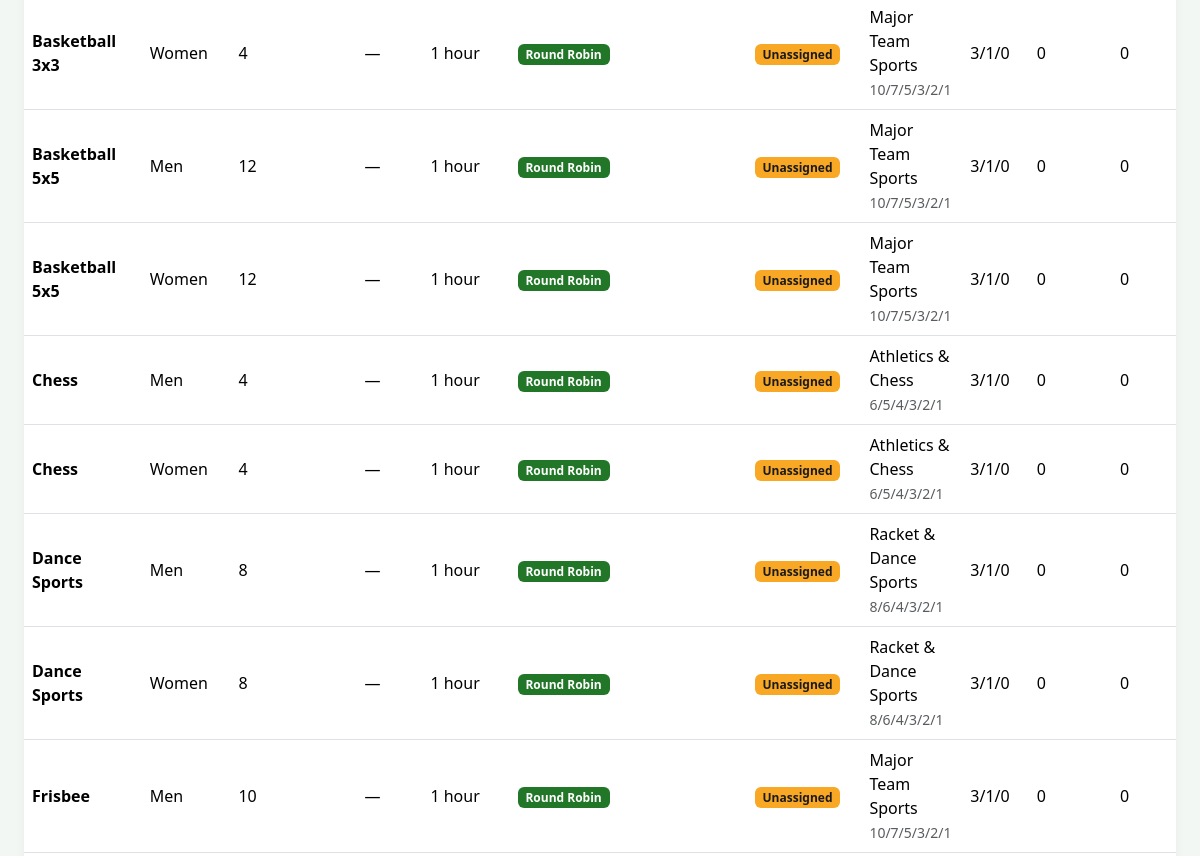
The app's page /intramurals/sports/index.php (signed in, middle part), older data.
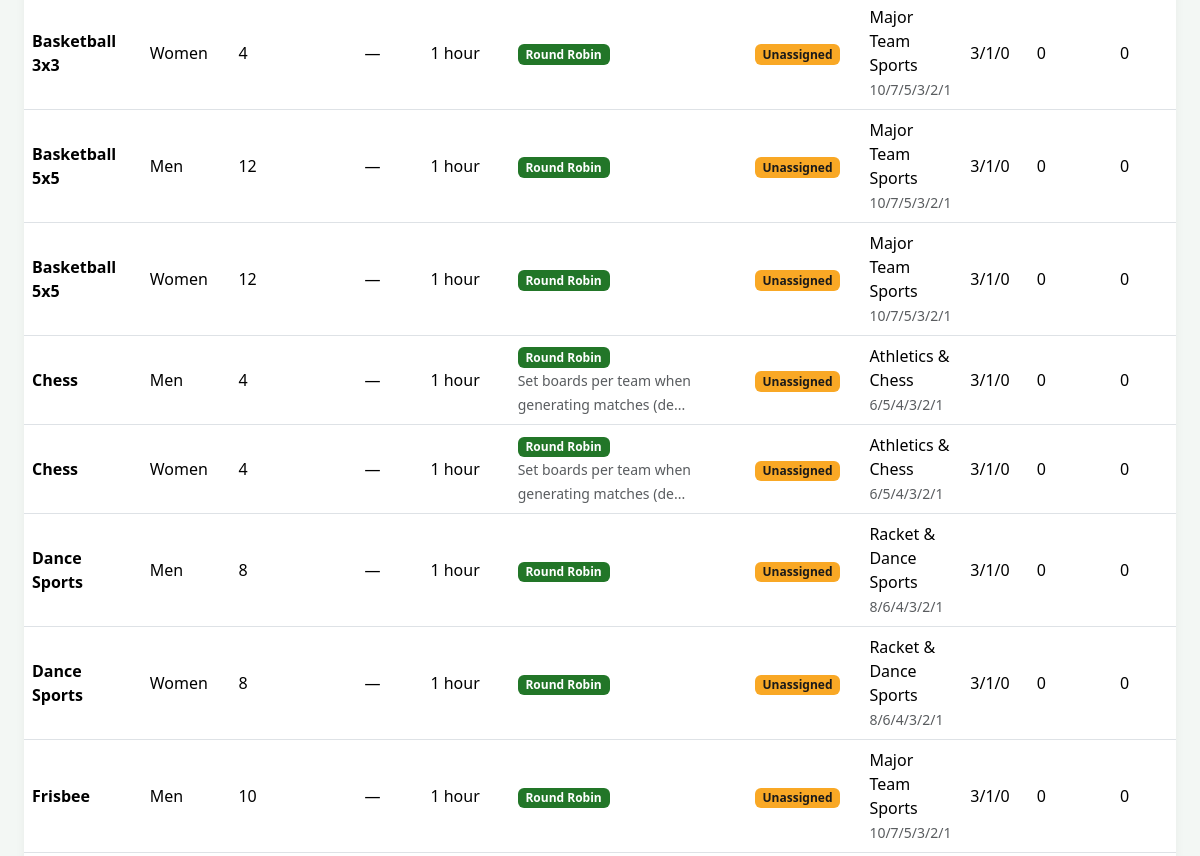
The same page, newer data.
### tables this page shows
CREATE TABLE IF NOT EXISTS intramural_sports (
    id INT AUTO_INCREMENT PRIMARY KEY,
    name VARCHAR(100) NOT NULL,
    description TEXT,
    category ENUM('men', 'women', 'mixed') NOT NULL DEFAULT 'men',
    players_per_event INT DEFAULT NULL,
    scoring_method ENUM('points', 'sets', 'games', 'time') NOT NULL DEFAULT 'points',
    rules TEXT,
    guidelines TEXT,
    schedule_notes TEXT,
    venue VARCHAR(150) DEFAULT NULL,
    game_duration_minutes INT NOT NULL DEFAULT 60,
    tournament_format ENUM('round_robin', 'single_elimination', 'single_elimination_consolation', 'double_elimination', 'group_knockout', 'rank_first_to_last', 'team_play_sds', 'custom') NOT NULL DEFAULT 'round_robin',
    format_notes TEXT,
    win_points INT NOT NULL DEFAULT 3,
    draw_points INT NOT NULL DEFAULT 1,
    loss_points INT NOT NULL DEFAULT 0,
    point_scheme_id INT DEFAULT NULL,
    created_at TIMESTAMP DEFAULT CURRENT_TIMESTAMP,
    updated_at TIMESTAMP DEFAULT CURRENT_TIMESTAMP ON UPDATE CURRENT_TIMESTAMP,
    UNIQUE KEY uq_sport_name_category (name, category),
    FOREIGN KEY (point_scheme_id) REFERENCES intramural_point_schemes(id) ON DELETE SET NULL
);

CREATE TABLE IF NOT EXISTS intramural_point_schemes (
    id INT AUTO_INCREMENT PRIMARY KEY,
    name VARCHAR(100) NOT NULL UNIQUE,
    description TEXT,
    points_1 INT NOT NULL DEFAULT 10,
    points_2 INT NOT NULL DEFAULT 7,
    points_3 INT NOT NULL DEFAULT 5,
    points_4 INT NOT NULL DEFAULT 3,
    points_5 INT NOT NULL DEFAULT 2,
    points_6 INT NOT NULL DEFAULT 1,
    is_active TINYINT(1) NOT NULL DEFAULT 1,
    created_at TIMESTAMP DEFAULT CURRENT_TIMESTAMP,
    updated_at TIMESTAMP DEFAULT CURRENT_TIMESTAMP ON UPDATE CURRENT_TIMESTAMP
);

### includes/functions.php (called while the page is built, shortened)
<?php
function sanitize(string $input): string
{
    return htmlspecialchars(trim($input), ENT_QUOTES, 'UTF-8');
}
function getSetting(string $key, $default = null)
{
    $db = getDB();
    $stmt = $db->prepare('SELECT setting_value, setting_type FROM system_settings WHERE setting_key = ?');
    $stmt->execute([$key]);
    $row = $stmt->fetch();
    return match ($row['setting_type']) {
        'integer' => (int) $row['setting_value'],
        'boolean' => (bool) $row['setting_value'],
        'json'    => json_decode($row['setting_value'], true),
        default   => $row['setting_value'],
    };
}

### includes/theme.php (called while the page is built, shortened)
<?php
function getActiveTheme(): array
{
    $presets = getThemePresets();
    $presetKey = getSetting('theme_preset', 'jhcsc_official');
    $theme = $presets[$presetKey] ?? $presets['jhcsc_official'];
    $theme['preset'] = $presetKey;
    return $theme;
}

### includes/auth.php (called while the page is built, shortened)
<?php
require_once __DIR__ . '/../config/config.php';
require_once __DIR__ . '/functions.php';
require_once __DIR__ . '/intramurals.php';
function isLoggedIn(): bool
{
    return isset($_SESSION['user_id']) && !empty($_SESSION['user_id']);
}

### includes/intramurals.php (called while the page is built, shortened)
<?php
function tournamentFormatLabels(): array
{
    return [
        'round_robin' => 'Round Robin',
        'single_elimination' => 'Single Elimination',
        'single_elimination_consolation' => 'Single Elimination with Consolation',
        'double_elimination' => 'Double Elimination',
        'group_knockout' => 'Group Stage → Knockout',
        'rank_first_to_last' => 'Rank from First to Last',
        'team_play_sds' => 'Team Play SDS (Single Elimination)',
        'custom' => 'Custom / Agreed Format',
    ];
}
function tournamentFormatLabel(?string $format): string
{
    $labels = tournamentFormatLabels();
    $key = $format ?: 'round_robin';
    return $labels[$key] ?? ucfirst(str_replace('_', ' ', $key));
}
function normalizeGameDurationMinutes($value, ?array $sport = null): int
{
    $minutes = (int) $value;
    return max(MIN_GAME_DURATION_MINUTES, min(MAX_GAME_DURATION_MINUTES, $minutes));
}
function getSportGameDurationMinutes(array $sport): int
{
    return normalizeGameDurationMinutes($sport['game_duration_minutes'] ?? null, $sport);
}
function formatGameDurationMinutes(int $minutes): string
{
    if ($minutes % 60 === 0) {
        $hours = (int) ($minutes / 60);
        return $hours === 1 ? '1 hour' : $hours . ' hours';
    }
    return $minutes . ' min';
}
function ensureRosterLockColumns(): void
{
    static $checked = false;
    if ($checked) {
        return;
    }
    $checked = true;
}
function getActiveSeason(): ?array
{
    try {
        $db = getDB();
        $season = $db->query('SELECT * FROM intramural_seasons WHERE is_active = 1 ORDER BY id DESC LIMIT 1')->fetch();
        if ($season) {
            return $season;
        }
        return $db->query('SELECT * FROM intramural_seasons ORDER BY id DESC LIMIT 1')->fetch() ?: null;
    } catch (Throwable $e) {
        return null;
    }
}
function getCurrentSeasonId(): ?int
{
    $active = getActiveSeason();
    return $active ? (int) $active['id'] : null;
}
function formatSchemePoints(array $scheme): string
{
    return implode('/', [
        (int) $scheme['points_1'],
        (int) $scheme['points_2'],
        (int) $scheme['points_3'],
        (int) $scheme['points_4'],
        (int) $scheme['points_5'],
        (int) $scheme['points_6'],
    ]);
}

### intramurals/sports/index.php (the view, shortened to what this page needs)
<?php
require_once __DIR__ . '/../../includes/auth.php';
$db = getDB();
$seasonId = getCurrentSeasonId();
$regCount = $seasonId
    ? '(SELECT COUNT(*) FROM intramural_registrations r WHERE r.sport_id = s.id AND r.season_id = ' . (int) $seasonId . ')'
    : '(SELECT COUNT(*) FROM intramural_registrations r WHERE r.sport_id = s.id)';
$matchCount = $seasonId
    ? '(SELECT COUNT(*) FROM intramural_matches m WHERE m.sport_id = s.id AND m.season_id = ' . (int) $seasonId . ')'
    : '(SELECT COUNT(*) FROM intramural_matches m WHERE m.sport_id = s.id)';
$tmJoin = $seasonId
    ? 'LEFT JOIN intramural_event_managers em ON em.sport_id = s.id AND em.season_id = ' . (int) $seasonId . '
    LEFT JOIN users tm ON em.manager_user_id = tm.id'
    : 'LEFT JOIN intramural_event_managers em ON em.sport_id = s.id
    LEFT JOIN users tm ON em.manager_user_id = tm.id';
$sports = $db->query("SELECT s.*, ps.name as scheme_name, ps.points_1, ps.points_2, ps.points_3, ps.points_4, ps.points_5, ps.points_6,
    tm.first_name as tm_first_name, tm.last_name as tm_last_name, tm.username as tm_username,
    $regCount as athlete_count,
    $matchCount as match_count
    FROM intramural_sports s
    LEFT JOIN intramural_point_schemes ps ON s.point_scheme_id = ps.id
    $tmJoin
    ORDER BY s.name, s.category")->fetchAll();
require_once __DIR__ . '/../../includes/header.php';
?>
<div class="card">
    <div class="card-body p-0">
        <div class="table-responsive">
            <table class="table table-hover mb-0 align-middle">
                <tbody>
                    <?php if (empty($sports)): ?>
                    <tr><td colspan="<?= canManageIntramurals() ? 12 : 11 ?>" class="text-center text-muted py-4">No sports yet.</td></tr>
                    <?php else: ?>
                    <?php foreach ($sports as $s): ?>
                    <tr>
                        <td>
                            <strong><?= sanitize($s['name']) ?></strong>
                        </td>
                        <td><?= ucfirst($s['category']) ?></td>
                        <td>
                            <?php if (!empty($s['players_per_event'])): ?>
                            <?= (int) $s['players_per_event'] ?>
                            <?php else: ?>
                            <span class="text-muted">—</span>
                            <?php endif; ?>
                        </td>
                        <td><?= sanitize($s['venue'] ?: '—') ?></td>
                        <td><?= sanitize(formatGameDurationMinutes(getSportGameDurationMinutes($s))) ?></td>
                        <td>
                            <span class="badge bg-info text-dark"><?= sanitize(tournamentFormatLabel($s['tournament_format'] ?? 'round_robin')) ?></span>
                            <?php if (!empty($s['format_notes'])): ?>
                            <br><small class="text-muted"><?= sanitize(strlen($s['format_notes']) > 50 ? substr($s['format_notes'], 0, 47) . '...' : $s['format_notes']) ?></small>
                            <?php endif; ?>
                        </td>
                        <td>
                            <?php if (!empty($s['tm_username'])): ?>
                            <?= sanitize(trim(($s['tm_first_name'] ?? '') . ' ' . ($s['tm_last_name'] ?? ''))) ?>
                            <br><small class="text-muted"><?= sanitize($s['tm_username']) ?></small>
                            <?php else: ?>
                            <span class="badge bg-warning text-dark">Unassigned</span>
                            <?php endif; ?>
                        </td>
                        <td>
                            <?= sanitize($s['scheme_name'] ?: 'Default') ?>
                            <br><small class="text-muted"><?= $s['scheme_name'] ? sanitize(formatSchemePoints($s)) : '10/7/5/3/2/1' ?></small>
                        </td>
                        <td><?= (int) $s['win_points'] ?>/<?= (int) $s['draw_points'] ?>/<?= (int) $s['loss_points'] ?></td>
                        <td><?= (int) $s['athlete_count'] ?></td>
                        <td><?= (int) $s['match_count'] ?></td>
                    </tr>
                    <?php endforeach; ?>
                    <?php endif; ?>
                </tbody>
            </table>
        </div>
    </div>
</div>
<?php require_once __DIR__ . '/../../includes/footer.php'; ?>

### includes/header.php (shortened to what this page needs)
<!DOCTYPE html>
<html lang="en">
<head>
    <link href="https://cdn.jsdelivr.net/npm/bootstrap@5.3.2/dist/css/bootstrap.min.css" rel="stylesheet">
    <link href="https://cdn.jsdelivr.net/npm/bootstrap-icons@1.11.1/font/bootstrap-icons.css" rel="stylesheet">
    <link href="<?= BASE_URL ?>/assets/css/style.css" rel="stylesheet">
</head>
<body class="<?= (getActiveTheme()['preset'] ?? '') === 'dark_mode' ? 'theme-dark' : '' ?>">
<main class="<?= isLoggedIn() ? 'app-main container-fluid px-3 px-sm-4 py-3 py-md-4' : '' ?>">

### includes/footer.php (shortened to what this page needs)
</main>
</body>
</html>

### assets/css/style.css (style rules this page uses)
:root { --jhcsc-primary: #1b5e20; --jhcsc-secondary: #2e7d32; --jhcsc-accent: #c62828; }
body { min-height: 100vh; display: flex; flex-direction: column; background-color: var(--theme-body-bg, #f4f6f9); color: var(--theme-text, #2c3e50); }
main { flex: 1; }
.table-responsive { border-radius: 12px; overflow-x: auto; -webkit-overflow-scrolling: touch; }
.card { border: none; border-radius: 12px; box-shadow: 0 2px 10px rgba(0,0,0,0.05); background-color: var(--theme-card-bg, #ffffff); }

Row changes from the older to the newer data that the page shows:
changed intramural_sports (number 4 of 8 on the later page): format_notes (not shown) → "Set boards per team when generating matches (de..."
changed intramural_sports (number 5 of 8 on the later page): format_notes (not shown) → "Set boards per team when generating matches (de..."
